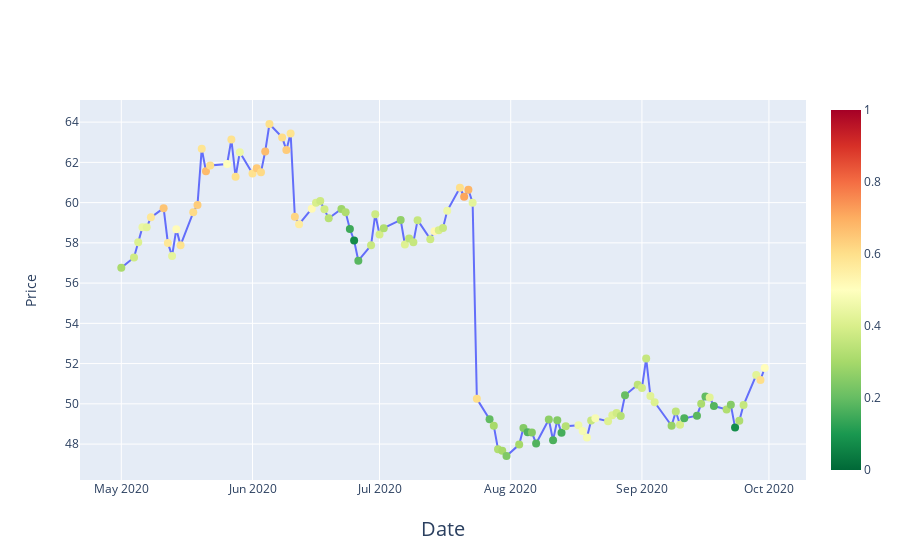

Here is the notebook cell this chart was saved with:
### Code cell
df_test = df[(df.Date >= '2020-05-01') ]
df_test['pred'] = y_pred

fig = go.Figure()

# Add traces
fig.add_trace(go.Scatter(x=df_test['Date'], y=df_test['Adj Close'],
                    mode='lines',
                    name='markers'))

# fig.add_trace(fig1)

fig2 = go.Scatter(
    x=df_test['Date'], y=df_test['Adj Close'],
    mode='markers',
    marker=dict(
        size=8,
        color=df_test["pred"], #set color equal to a variable
        colorscale='rdylgn', # one of plotly colorscales
        showscale=True, reversescale=True, cmax=1, cmin=0
    ), name='Trading Signal'
)

fig.add_trace(fig2)

fig.update_layout(showlegend=False)

fig.update_xaxes(
        title_text = "Date",
        title_font = {"size": 20},
        title_standoff = 25)

fig.update_yaxes(
        title_text = "Price",
        title_standoff = 25)

fig.show()
